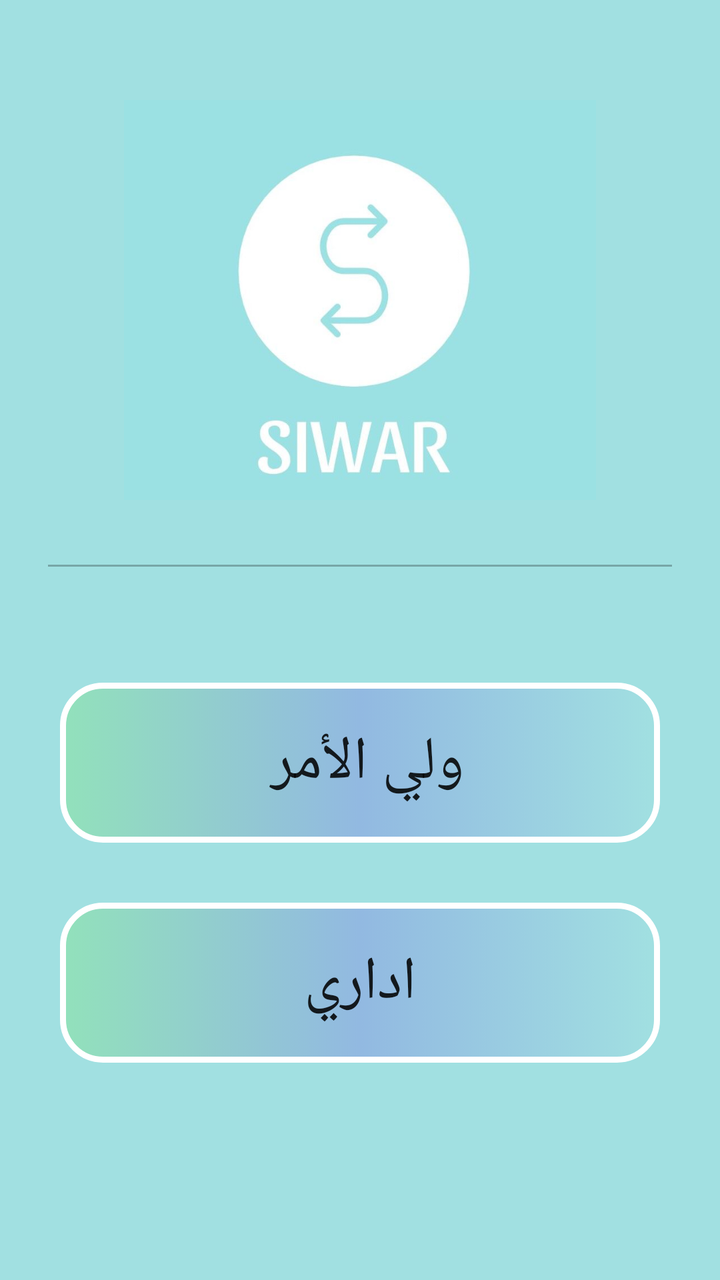
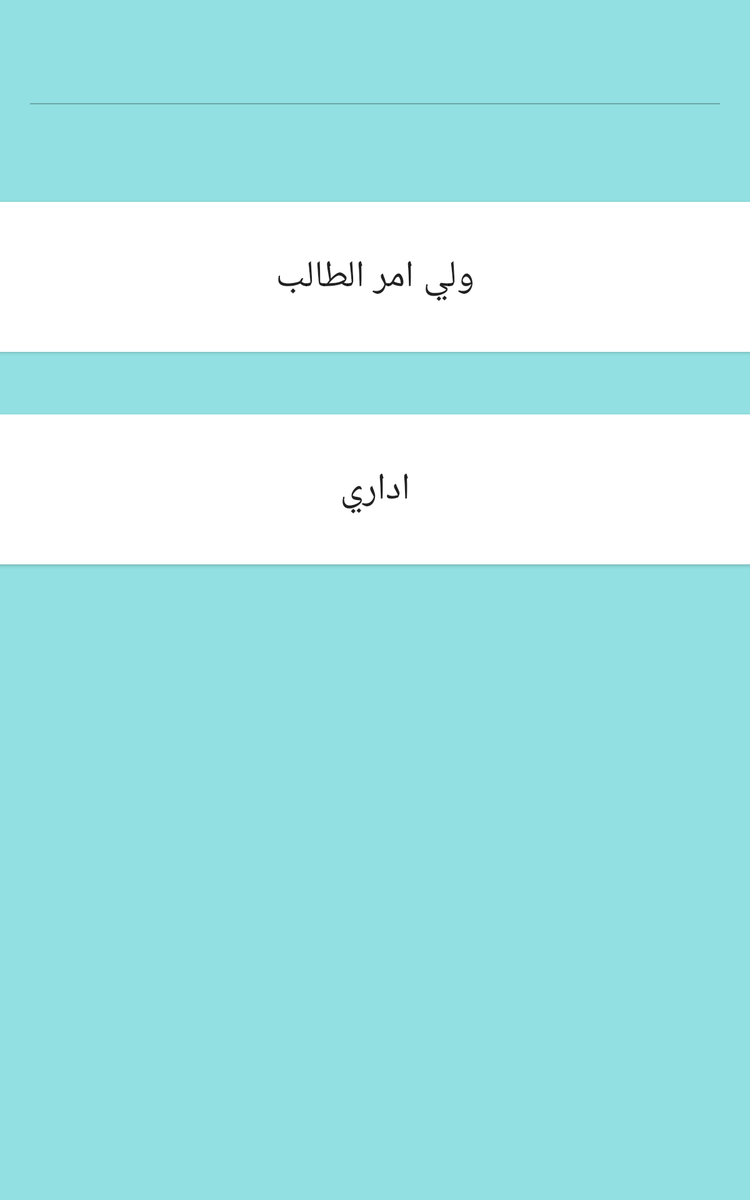

Two renders of one Android screen. The first uses the default layout on a phone; the second uses the alternative layout the repository ships for a different screen configuration, on a matching device. The two XML files are below.
<!-- AndroidManifest.xml: application theme AppTheme -->
<!-- res/layout/activity_main_app.xml -->
<?xml version="1.0" encoding="utf-8"?>
<LinearLayout xmlns:android="http://schemas.android.com/apk/res/android"
    xmlns:app="http://schemas.android.com/apk/res-auto"
    xmlns:tools="http://schemas.android.com/tools"
    android:layout_width="match_parent"
    android:layout_height="match_parent"
    android:background="@color/ColorBase"
    android:orientation="vertical"
    tools:context="com.Siwar.siwar_application.MainAPP">

    <ImageView
        android:id="@+id/imageView"
        android:layout_width="wrap_content"
        android:layout_height="200dp"
        android:layout_marginTop="50dp"
        app:srcCompat="@drawable/logo_siwar"
        tools:srcCompat="@drawable/logo_siwar" />

    <EditText
        android:layout_width="match_parent"
        android:layout_height="wrap_content"
        android:layout_marginLeft="20dp"
        android:layout_marginRight="20dp"
        android:enabled="false"
        android:inputType="textPersonName" />

    <LinearLayout
        android:layout_width="wrap_content"
        android:layout_height="match_parent"
        android:layout_gravity="center"
        android:orientation="vertical">

        <Button
            android:id="@+id/Guar_student"
            android:layout_width="300dp"
            android:layout_height="80dp"
            android:layout_marginTop="50dp"
            android:background="@drawable/shap_butten2"
            android:text="@string/Parent"
            android:textSize="30dp" />

        <Button
            android:id="@+id/Admin"
            android:layout_width="300dp"
            android:layout_height="80dp"
            android:layout_gravity="center_vertical"
            android:layout_marginTop="30dp"
            android:background="@drawable/shap_butten2"
            android:text="@string/Mang"
            android:textSize="30dp" />

    </LinearLayout>

</LinearLayout>
<!-- resources referenced by this layout -->
<resources>
  <color name="ColorBase">#A1E0E1</color>
  <!-- drawable logo_siwar: jpg bitmap (drawable, 14789 bytes) -->
  <!-- drawable shap_butten2 (drawable) -->
  <?xml version="1.0" encoding="utf-8"?>
  <selector xmlns:android="http://schemas.android.com/apk/res/android">
      <item android:state_pressed="true">
  
          <shape>
              <solid android:color="#fff"/>
              <corners android:radius="20dp"/>
              <size android:height="60dp"/>
  
          </shape>
  
  
      </item>
  
      <item android:state_pressed="false">
  
          <shape>
  
              <corners android:radius="20dp"/>
              <size android:height="60dp"/>
              <gradient android:startColor="@color/b1"  android:centerColor="@color/b2"/>
            <stroke android:color="@color/white" android:width="3dp" />
  
          </shape>
  
  
      </item>
  </selector>
  <string name="Mang">اداري</string>
  <string name="Parent">"ولي الأمر "</string>
  <style name="AppTheme" parent="Theme.AppCompat.Light.NoActionBar">
          
          <item name="colorPrimary">@color/colorPrimary</item>
          <item name="colorPrimaryDark">#92E0E1</item>
          <item name="colorAccent">@color/colorAccent</item>
      </style>
  <color name="b1">#92e1bb</color>
  <color name="b2">#92b9e1</color>
  <color name="white">#ffffff</color>
  <color name="colorPrimary">#6200dE</color>
  <color name="colorAccent">#03DAC5</color>
</resources>
<!-- res/layout-sw600dp/activity_main_app.xml (the repository's variant of the layout above) -->
<!-- drawn on a 7-inch tablet held upright -->
<?xml version="1.0" encoding="utf-8"?>
<LinearLayout xmlns:android="http://schemas.android.com/apk/res/android"
    xmlns:app="http://schemas.android.com/apk/res-auto"
    xmlns:tools="http://schemas.android.com/tools"
    android:layout_width="match_parent"
    android:layout_height="match_parent"
    android:background="#92E0E1"
    android:orientation="vertical"
    tools:context="com.Siwar.siwar_application.MainAPP">

    <ImageView
        android:id="@+id/imageView"
        android:layout_width="match_parent"
        android:layout_height="wrap_content"
        android:layout_marginTop="50dp"
        tools:srcCompat="@drawable/log_siwar" />

    <EditText
        android:layout_width="match_parent"
        android:layout_height="wrap_content"
        android:layout_marginLeft="20dp"
        android:layout_marginRight="20dp"
        android:enabled="false"
        android:inputType="textPersonName" />

    <Button
        android:id="@+id/Guar_student"
        android:layout_width="match_parent"
        android:layout_height="120dp"
        android:layout_marginTop="70dp"
        android:background="@android:color/background_light"
        android:text="ولي امر الطالب"
        android:textSize="30dp" />

    <Button
        android:id="@+id/Admin"
        android:layout_width="match_parent"
        android:layout_height="120dp"
        android:layout_marginTop="50dp"
        android:background="@android:color/background_light"
        android:text="اداري"
        android:textSize="30dp" />

</LinearLayout>
<!-- resources referenced by the variant -->
<!-- as a 7-inch tablet held upright resolves them -->
<resources>
  <style name="AppTheme" parent="Theme.AppCompat.Light.NoActionBar">
          
          <item name="colorPrimary">@color/colorPrimary</item>
          <item name="colorPrimaryDark">#92E0E1</item>
          <item name="colorAccent">@color/colorAccent</item>
      </style>
  <color name="colorPrimary">#6200dE</color>
  <color name="colorAccent">#03DAC5</color>
</resources>
